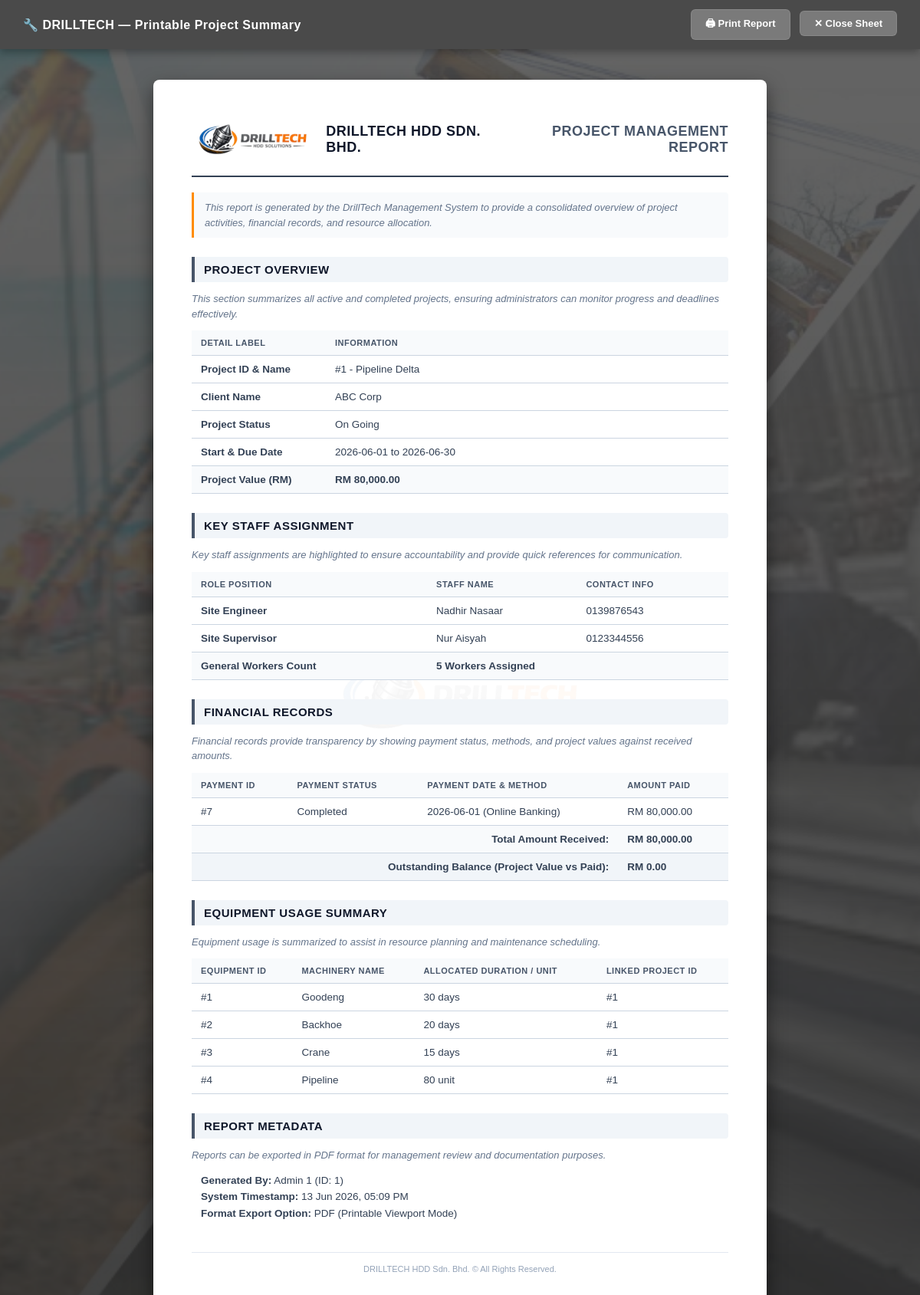
Screenshot of /generateReportAD.php?id=1 (signed in) with the database file from the repository.
### tables this page shows
CREATE TABLE `project` (
  `Project_ID` int(11) NOT NULL,
  `Project_Name` varchar(100) DEFAULT NULL,
  `Project_Location` varchar(100) DEFAULT NULL,
  `Project_Value` decimal(10,2) DEFAULT NULL,
  `Project_Status` varchar(50) DEFAULT NULL,
  `Client_ID` int(11) DEFAULT NULL
);

CREATE TABLE `client` (
  `Client_ID` int(11) NOT NULL,
  `Client_Name` varchar(100) DEFAULT NULL,
  `Client_Contact` varchar(50) DEFAULT NULL,
  `Client_Email` varchar(100) DEFAULT NULL,
  `Client_Address` varchar(200) DEFAULT NULL
);

CREATE TABLE `payment` (
  `Payment_ID` int(11) NOT NULL,
  `Payment_Method` varchar(50) DEFAULT NULL,
  `Payment_Date` date DEFAULT NULL,
  `Payment_Status` varchar(50) DEFAULT NULL,
  `Payment_Time` time DEFAULT NULL,
  `Project_ID` int(11) DEFAULT NULL
);

CREATE TABLE `equipment_usage` (
  `Project_ID` int(11) NOT NULL,
  `Equipment_ID` int(11) NOT NULL,
  `Equipment_Duration` varchar(50) DEFAULT NULL
);

CREATE TABLE `equipment` (
  `Equipment_ID` int(11) NOT NULL,
  `Equipment_Quantity` int(11) DEFAULT NULL,
  `Equipment_Name` varchar(100) DEFAULT NULL
);

### generateReportAD.php (the view, shortened to what this page needs)
<?php
include("database.php");
$projectID  = $_GET['id'];
$admin_name = $_SESSION['admin_name'] ?? 'Admin';
$project = mysqli_fetch_assoc(mysqli_query($conn, "SELECT * FROM project WHERE Project_ID='$projectID'"));
$client  = mysqli_fetch_assoc(mysqli_query($conn, "SELECT * FROM client WHERE Client_ID='".$project['Client_ID']."'"));
$dateQuery = mysqli_fetch_assoc(mysqli_query($conn, "
    SELECT MIN(ProjectEmp_StartD) as start_date, MAX(ProjectEmp_EndD) as end_date
    FROM assigned_employee
    WHERE Project_ID='$projectID'
"));
$startDate = !empty($dateQuery['start_date']) ? $dateQuery['start_date'] : 'N/A';
$endDate   = !empty($dateQuery['end_date']) ? $dateQuery['end_date'] : 'N/A';
$engineer = mysqli_fetch_assoc(mysqli_query($conn, "
    SELECT e.Employee_Name, e.Employee_Contact
    FROM assigned_employee ae
    JOIN employee e ON ae.Employee_ID=e.Employee_ID
    WHERE ae.Project_ID='$projectID' AND e.Employee_Position='Site Engineer'
    LIMIT 1
"));
$supervisor = mysqli_fetch_assoc(mysqli_query($conn, "
    SELECT e.Employee_Name, e.Employee_Contact
    FROM assigned_employee ae
    JOIN employee e ON ae.Employee_ID=e.Employee_ID
    WHERE ae.Project_ID='$projectID' AND e.Employee_Position='Site Supervisor'
    LIMIT 1
"));
$workerCount = mysqli_fetch_assoc(mysqli_query($conn, "
    SELECT COUNT(*) as total
    FROM assigned_employee ae
    JOIN employee e ON ae.Employee_ID=e.Employee_ID
    WHERE ae.Project_ID='$projectID' AND e.Employee_Position='General Worker'
"))['total'] ?? 0;
$equipments = mysqli_query($conn, "
    SELECT eq.Equipment_ID, eq.Equipment_Name, eu.Equipment_Duration
    FROM equipment_usage eu
    JOIN equipment eq ON eu.Equipment_ID=eq.Equipment_ID
    WHERE eu.Project_ID='$projectID'
");
$payments = mysqli_query($conn, "SELECT * FROM payment WHERE Project_ID='$projectID'");
$amountPaid = 0;
$paymentRecords = [];
while($p = mysqli_fetch_assoc($payments)) {
    $p['Payment_Amount'] = (strtolower($p['Payment_Status']) == 'completed') ? $project['Project_Value'] : 0.00;
    $paymentRecords[] = $p;
    if(strtolower($p['Payment_Status']) == 'completed') {
        $amountPaid = $project['Project_Value'];
    }
}
?>
<!DOCTYPE html>
<html lang="en">
<head>
</head>
<body>
<div class="top-bar">
    <span>🔧 DRILLTECH — Printable Project Summary</span>
    <div>
        <button onclick="window.print()">🖨 Print Report</button>
        <button onclick="window.close()">✕ Close Sheet</button>
    </div>
</div>
<div class="report">
    <div class="report-content">
        <div class="report-header">
            <div class="company-info">
                <img src="images/logo.png" alt="Company Logo" class="company-logo" onerror="this.style.display='none';">
                <span class="company-name">DrillTech HDD Sdn. Bhd.</span>
            </div>
            <div class="report-title-section">
                <span class="report-title">Project Management Report</span>
            </div>
        </div>
        <p class="guideline-text">
            This report is generated by the DrillTech Management System to provide a consolidated overview of project activities, financial records, and resource allocation.
        </p>
        <h2>Project Overview</h2>
        <p class="guideline-text" style="background:none; border:none; padding:0; margin-bottom:12px;">
            This section summarizes all active and completed projects, ensuring administrators can monitor progress and deadlines effectively.
        </p>
        <table>
            <tr>
                <th style="width: 25%;">Detail Label</th>
                <th>Information</th>
            </tr>
            <tr>
                <td><strong>Project ID & Name</strong></td>
                <td>#<?php echo htmlspecialchars($project['Project_ID']); ?> - <?php echo htmlspecialchars($project['Project_Name']); ?></td>
            </tr>
            <tr>
                <td><strong>Client Name</strong></td>
                <td><?php echo $client ? htmlspecialchars($client['Client_Name']) : '#'.htmlspecialchars($project['Client_ID']); ?></td>
            </tr>
            <tr>
                <td><strong>Project Status</strong></td>
                <td><?php echo htmlspecialchars($project['Project_Status']); ?></td>
            </tr>
            <tr>
                <td><strong>Start & Due Date</strong></td>
                <td><?php echo htmlspecialchars($startDate) . " to " . htmlspecialchars($endDate); ?></td>
            </tr>
            <tr class="highlight-row">
                <td>Project Value (RM)</td>
                <td>RM <?php echo number_format($project['Project_Value'], 2); ?></td>
            </tr>
        </table>
        <h2>Key Staff Assignment</h2>
        <p class="guideline-text" style="background:none; border:none; padding:0; margin-bottom:12px;">
            Key staff assignments are highlighted to ensure accountability and provide quick references for communication.
        </p>
        <table>
            <thead>
                <tr>
                    <th>Role Position</th>
                    <th>Staff Name</th>
                    <th>Contact Info</th>
                </tr>
            </thead>
            <tbody>
                <tr>
                    <td><strong>Site Engineer</strong></td>
                    <td><?php echo $engineer ? htmlspecialchars($engineer['Employee_Name']) : 'Unassigned'; ?></td>
                    <td><?php echo $engineer ? htmlspecialchars($engineer['Employee_Contact']) : 'N/A'; ?></td>
                </tr>
                <tr>
                    <td><strong>Site Supervisor</strong></td>
                    <td><?php echo $supervisor ? htmlspecialchars($supervisor['Employee_Name']) : 'Unassigned'; ?></td>
                    <td><?php echo $supervisor ? htmlspecialchars($supervisor['Employee_Contact']) : 'N/A'; ?></td>
                </tr>
                <tr class="highlight-row">
                    <td>General Workers Count</td>
                    <td colspan="2"><?php echo $workerCount; ?> Workers Assigned</td>
                </tr>
            </tbody>
        </table>
        <h2>Financial Records</h2>
        <p class="guideline-text" style="background:none; border:none; padding:0; margin-bottom:12px;">
            Financial records provide transparency by showing payment status, methods, and project values against received amounts.
        </p>
        <table>
            <thead>
                <tr>
                    <th>Payment ID</th>
                    <th>Payment Status</th>
                    <th>Payment Date & Method</th>
                    <th>Amount Paid</th>
                </tr>
            </thead>
            <tbody>
                <?php foreach($paymentRecords as $pay): ?>
                <tr>
                    <td>#<?php echo $pay['Payment_ID']; ?></td>
                    <td><?php echo htmlspecialchars($pay['Payment_Status']); ?></td>
                    <td><?php echo htmlspecialchars($pay['Payment_Date']) . " (" . htmlspecialchars($pay['Payment_Method']) . ")"; ?></td>
                    <td>RM <?php echo number_format($pay['Payment_Amount'], 2); ?></td>
                </tr>
                <?php endforeach; ?>
                <tr class="highlight-row">
                    <td colspan="3" style="text-align: right;">Total Amount Received:</td>
                    <td>RM <?php echo number_format($amountPaid, 2); ?></td>
                </tr>
                <tr class="highlight-row" style="background: #f1f5f9;">
                    <td colspan="3" style="text-align: right;">Outstanding Balance (Project Value vs Paid):</td>
                    <?php
                    $balance = $project['Project_Value'] - $amountPaid;
                    echo "<td>RM " . number_format($balance, 2) . "</td>";
                    ?>
                </tr>
            </tbody>
        </table>
        <h2>Equipment Usage Summary</h2>
        <p class="guideline-text" style="background:none; border:none; padding:0; margin-bottom:12px;">
            Equipment usage is summarized to assist in resource planning and maintenance scheduling.
        </p>
        <table>
            <thead>
                <tr>
                    <th>Equipment ID</th>
                    <th>Machinery Name</th>
                    <th>Allocated Duration / Unit</th>
                    <th>Linked Project ID</th>
                </tr>
            </thead>
            <tbody>
                <?php
                mysqli_data_seek($equipments, 0);
                while($eq = mysqli_fetch_assoc($equipments)):
                ?>
                <tr>
                    <td>#<?php echo htmlspecialchars($eq['Equipment_ID']); ?></td>
                    <td><?php echo htmlspecialchars($eq['Equipment_Name']); ?></td>
                    <td><?php echo htmlspecialchars($eq['Equipment_Duration']); ?></td>
                    <td>#<?php echo htmlspecialchars($project['Project_ID']); ?></td>
                </tr>
                <?php endwhile; ?>
            </tbody>
        </table>
        <h2>Report Metadata</h2>
        <p class="guideline-text" style="background:none; border:none; padding:0; margin-bottom:12px;">
            Reports can be exported in PDF format for management review and documentation purposes.
        </p>
        <div style="font-size: 13.5px; line-height: 1.6; color: #334155; margin-left: 12px; margin-bottom: 25px;">
            <p><strong>Generated By:</strong> <?php echo htmlspecialchars($admin_name); ?> (ID: <?php echo htmlspecialchars($_SESSION['admin_id']); ?>)</p>
            <p><strong>System Timestamp:</strong> <?php date_default_timezone_set('Asia/Kuala_Lumpur'); echo date("d M Y, h:i A"); ?></p>
            <p><strong>Format Export Option:</strong> PDF (Printable Viewport Mode)</p>
        </div>
        <div class="footer">
            DRILLTECH HDD Sdn. Bhd. &copy; All Rights Reserved.
        </div>
    </div>
</div>
</body>
</html>

### generateReportAD.php (style rules this page uses)
* { margin: 0; padding: 0; box-sizing: border-box; }
body { font-family: Arial, sans-serif; background: linear-gradient(rgba(0, 0, 0, 0.6), rgba(0, 0, 0, 0.75)), url('images/construction_bg.jpg') center/cover no-repeat fixed; color: #334155; min-height: 100vh; }
.top-bar { background: #4a4a4a; padding: 12px 30px; display: flex; align-items: center; justify-content: space-between; position: sticky; top: 0; z-index: 100; box-shadow: 0 4px 10px rgba(0,0,0,0.3); }
.top-bar span { color: white; font-size: 16px; font-weight: 700; letter-spacing: 0.5px; }
.top-bar button { padding: 8px 18px; background: #7a7a7a; color: white; border: 1px solid rgba(255, 255, 255, 0.1); border-radius: 6px; font-size: 13px; font-weight: 700; cursor: pointer; transition: all 0.2s; margin-left: 8px; }
.report { max-width: 800px; margin: 40px auto; background: white; padding: 50px; border-radius: 8px; box-shadow: 0 10px 25px rgba(0, 0, 0, 0.5); position: relative; overflow: hidden; }
.report::before { content: ''; position: absolute; top: 50%; left: 50%; transform: translate(-50%, -50%); width: 350px; height: 350px; background: url('images/logo.png') no-repeat center; background-size: contain; opacity: 0.04; pointer-events: none; z-index: 0; }
.report-content { position: relative; z-index: 10; }
.report-header { display: flex; justify-content: space-between; align-items: center; border-bottom: 2px solid #334155; padding-bottom: 20px; margin-bottom: 20px; }
.company-info { display: flex; align-items: center; gap: 15px; }
.company-logo { height: 55px; width: auto; object-fit: contain; }
.company-name { font-size: 18px; font-weight: 800; color: #0f172a; text-transform: uppercase; letter-spacing: 0.5px; }
.report-title-section { text-align: right; }
.report-title { font-size: 18px; font-weight: 800; color: #475569; text-transform: uppercase; letter-spacing: 0.5px; }
.guideline-text { font-size: 13px; font-style: italic; color: #64748b; line-height: 1.5; margin-bottom: 20px; background: #f8fafc; padding: 10px 14px; border-left: 3px solid #ff8c00; border-radius: 0 4px 4px 0; }
h2 { font-size: 15px; font-weight: 700; color: #0f172a; margin-top: 25px; margin-bottom: 12px; background: #f1f5f9; padding: 8px 12px; border-left: 4px solid #475569; border-radius: 0 4px 4px 0; text-transform: uppercase; letter-spacing: 0.5px; }
table { width: 100%; border-collapse: collapse; margin-bottom: 15px; }
th, td { padding: 10px 12px; text-align: left; border-bottom: 1px solid #cbd5e1; font-size: 13.5px; color: #334155; }
th { background: #f8fafc; color: #475569; font-weight: 700; text-transform: uppercase; font-size: 11px; letter-spacing: 0.5px; }
.highlight-row { background-color: #f8fafc; font-weight: 700; }
.footer { margin-top: 40px; font-size: 11px; color: #94a3b8; text-align: center; border-top: 1px solid #e2e8f0; padding-top: 15px; }

### rows the page displays
project: Project_ID "1", Project_Name "Pipeline Delta", Project_Status "On Going", Project_Value "80,000.00", Project_Value "0.00"
client: Client_Name "ABC Corp"
payment: Payment_ID "7", Payment_Status "Completed", Payment_Date "2026-06-01", Payment_Method "Online Banking", Payment_Amount "80,000.00"
equipment_usage: Equipment_ID.Equipment_ID "1", Equipment_ID.Equipment_Name "Goodeng", Equipment_Duration "30 days", Project_ID.Project_ID "1"
equipment_usage: Equipment_ID.Equipment_ID "2", Equipment_ID.Equipment_Name "Backhoe", Equipment_Duration "20 days", Project_ID.Project_ID "1"
equipment_usage: Equipment_ID.Equipment_ID "3", Equipment_ID.Equipment_Name "Crane", Equipment_Duration "15 days", Project_ID.Project_ID "1"
equipment_usage: Equipment_ID.Equipment_ID "4", Equipment_ID.Equipment_Name "Pipeline", Equipment_Duration "80 unit", Project_ID.Project_ID "1"

### other values shown
$startDate "2026-06-01"
$endDate "2026-06-30"
$engineer['Employee_Name'] "Nadhir Nasaar"
$engineer['Employee_Contact'] "0139876543"
$supervisor['Employee_Name'] "Nur Aisyah"
$supervisor['Employee_Contact'] "0123344556"
$workerCount "5"
$admin_name "Admin 1"
$_SESSION['admin_id'] "1"
